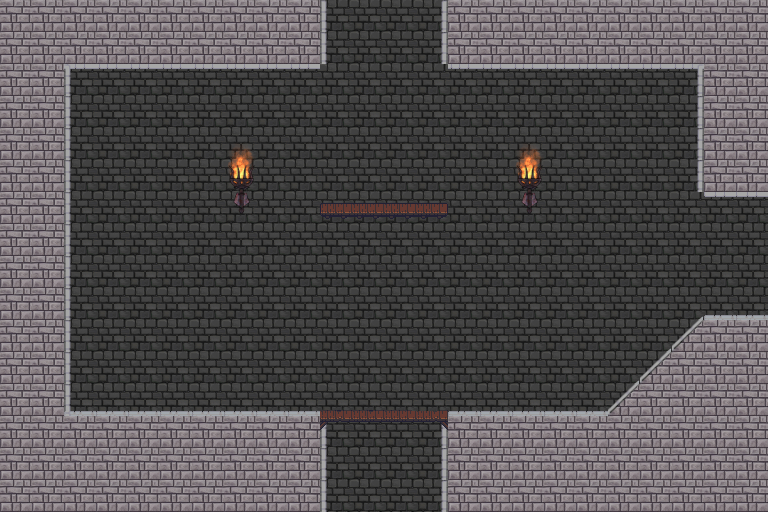

A level layout from a 2D game, rendered from its tile map. Below: a short description, then the map file with tile-grid data replaced by summaries:
An orthogonal 24x16 tile map with 32x32 px tiles, 3 tile layers (Слой тайлов 1, Слой тайлов 2, Fire), 5 tilesets and 3 objects.

<map version="1.0" orientation="orthogonal" renderorder="right-down" width="24" height="16" tilewidth="32" tileheight="32" nextobjectid="47">
 <properties>
  <property name="Down" value="Yes" />
  <property name="Height" type="float" value="5.12" />
  <property name="Left" value="No" />
  <property name="Right" value="Yes" />
  <property name="Up" value="Yes" />
  <property name="Width" type="float" value="7.68" />
 </properties>
 <tileset firstgid="1" name="wall" tilewidth="32" tileheight="32" tilecount="1" columns="1">
  <image source="../Resources/wall.jpg" width="32" height="32" />
  <tile id="0">
   <properties>
    <property name="Height" type="float" value="5.12" />
    <property name="Width" type="float" value="10.24" />
   </properties>
  </tile>
 </tileset>
 <tileset firstgid="2" name="castle" tilewidth="32" tileheight="32" spacing="1" margin="1" tilecount="465" columns="31">
  <image source="../Resources/castle.png" width="1024" height="512" />
 </tileset>
 <tileset firstgid="467" name="Fire" tilewidth="32" tileheight="64" tilecount="32" columns="8">
  <image source="../Resources/Fire.png" width="256" height="256" />
  <tile id="0">
   <properties>
    <property name="FireFrame" value="1" />
   </properties>
  </tile>
  <tile id="1">
   <properties>
    <property name="FireFrame" value="2" />
   </properties>
  </tile>
  <tile id="2">
   <properties>
    <property name="FireFrame" value="3" />
   </properties>
  </tile>
  <tile id="3">
   <properties>
    <property name="FireFrame" value="4" />
   </properties>
  </tile>
  <tile id="4">
   <properties>
    <property name="FireFrame" value="5" />
   </properties>
  </tile>
  <tile id="5">
   <properties>
    <property name="FireFrame" value="6" />
   </properties>
  </tile>
  <tile id="6">
   <properties>
    <property name="FireFrame" value="7" />
   </properties>
  </tile>
  <tile id="7">
   <properties>
    <property name="FireFrame" value="8" />
   </properties>
  </tile>
  <tile id="8">
   <properties>
    <property name="FireFrame" value="9" />
   </properties>
  </tile>
  <tile id="9">
   <properties>
    <property name="FireFrame" value="10" />
   </properties>
  </tile>
  <tile id="10">
   <properties>
    <property name="FireFrame" value="11" />
   </properties>
  </tile>
  <tile id="11">
   <properties>
    <property name="FireFrame" value="12" />
   </properties>
  </tile>
  <tile id="12">
   <properties>
    <property name="FireFrame" value="13" />
   </properties>
  </tile>
  <tile id="13">
   <properties>
    <property name="FireFrame" value="14" />
   </properties>
  </tile>
  <tile id="14">
   <properties>
    <property name="FireFrame" value="15" />
   </properties>
  </tile>
  <tile id="15">
   <properties>
    <property name="FireFrame" value="16" />
   </properties>
  </tile>
  <tile id="16">
   <properties>
    <property name="FireFrame" value="17" />
   </properties>
  </tile>
  <tile id="17">
   <properties>
    <property name="FireFrame" value="18" />
   </properties>
  </tile>
  <tile id="18">
   <properties>
    <property name="FireFrame" value="19" />
   </properties>
  </tile>
  <tile id="19">
   <properties>
    <property name="FireFrame" value="20" />
   </properties>
  </tile>
  <tile id="20">
   <properties>
    <property name="FireFrame" value="21" />
   </properties>
  </tile>
  <tile id="21">
   <properties>
    <property name="FireFrame" value="22" />
   </properties>
  </tile>
  <tile id="22">
   <properties>
    <property name="FireFrame" value="23" />
   </properties>
  </tile>
  <tile id="23">
   <properties>
    <property name="FireFrame" value="24" />
   </properties>
  </tile>
  <tile id="24">
   <properties>
    <property name="FireFrame" value="25" />
   </properties>
  </tile>
  <tile id="25">
   <properties>
    <property name="FireFrame" value="26" />
   </properties>
  </tile>
  <tile id="26">
   <properties>
    <property name="FireFrame" value="27" />
   </properties>
  </tile>
  <tile id="27">
   <properties>
    <property name="FireFrame" value="27" />
   </properties>
  </tile>
  <tile id="28">
   <properties>
    <property name="FireFrame" value="28" />
   </properties>
  </tile>
  <tile id="29">
   <properties>
    <property name="FireFrame" value="29" />
   </properties>
  </tile>
  <tile id="30">
   <properties>
    <property name="FireFrame" value="30" />
   </properties>
  </tile>
  <tile id="31">
   <properties>
    <property name="FireFrame" value="31" />
   </properties>
  </tile>
 </tileset>
 <tileset firstgid="499" name="Torch" tilewidth="34" tileheight="60" tilecount="1" columns="1">
  <image source="../Resources/Torch.png" width="34" height="60" />
 </tileset>
 <tileset firstgid="500" name="Wall_DelbekeHannes" tilewidth="32" tileheight="32" tilecount="1" columns="1">
  <image source="../Resources/Wall_DelbekeHannes.jpeg" width="32" height="32" />
 </tileset>
 <layer name="Слой тайлов 1" width="24" height="16">
  <data>[384 cells, 384 non-empty, 2 distinct tile ids]</data>
 </layer>
 <layer name="Слой тайлов 2" width="24" height="16">
  <data>[384 cells, 172 non-empty, 14 distinct tile ids]</data>
 </layer>
 <layer name="Fire" width="24" height="16">
  <data>[384 cells, 353 non-empty, 13 distinct tile ids]</data>
 </layer>
 <objectgroup name="ground">
  <properties>
   <property name="height" type="float" value="0" />
  </properties>
  <object id="42" x="320" y="512">
   <polyline points="0,0 0,-96 -256,-96 -256,-448 0,-448 0,-640 128,-640 128,-448 384,-448 384,-320 544,-320 544,-192 384,-192 288,-96 128,-96 128,0" />
  </object>
 </objectgroup>
 <objectgroup name="platform">
  <object id="45" x="321" y="207" width="125" height="10" />
  <object id="46" x="320" y="416" width="128" height="7" />
 </objectgroup>
</map>
